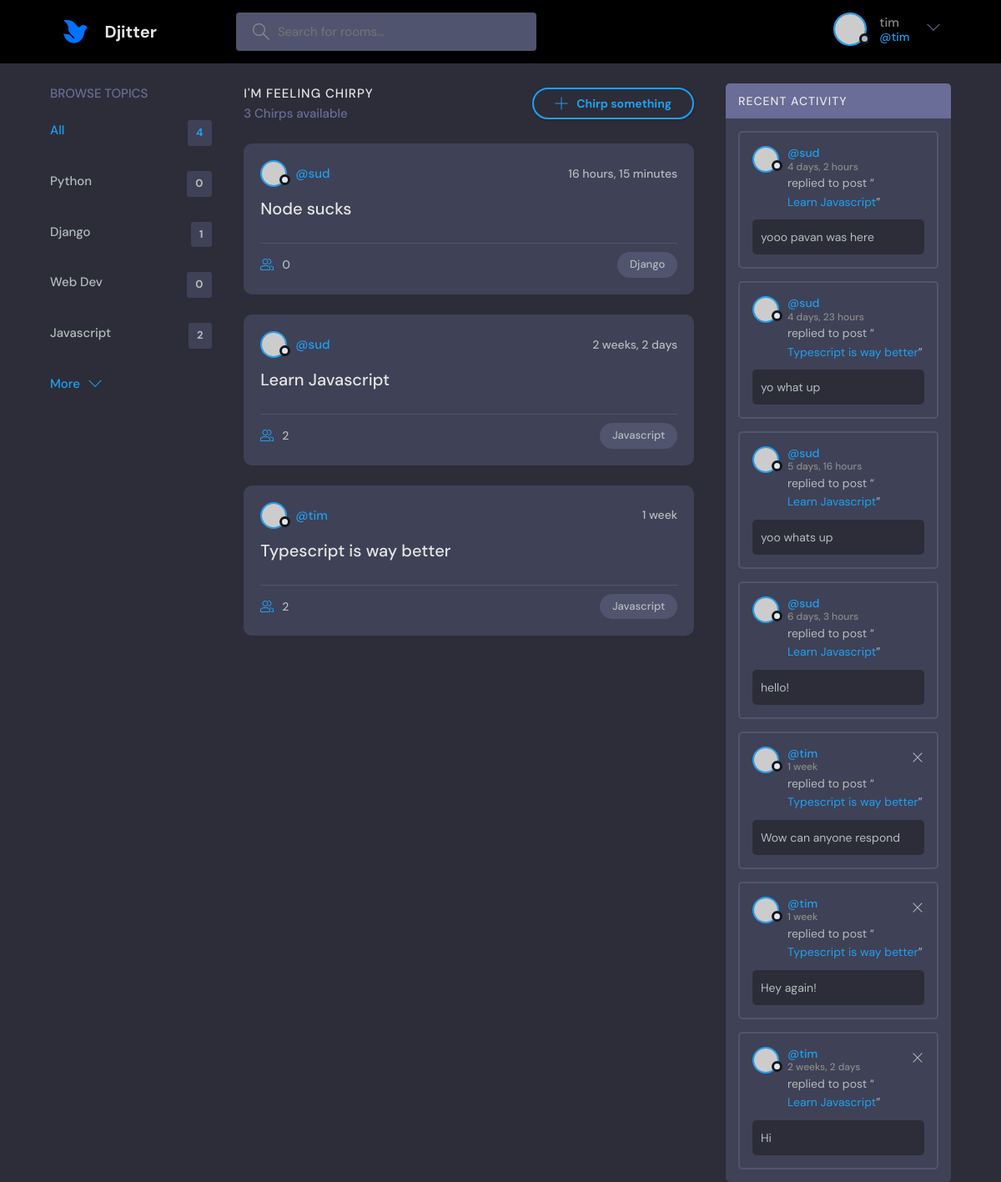
Screenshot of / (signed in) with the database file from the repository.
### base/models.py (models this page shows, shortened)
class Topic(models.Model):
    name = models.CharField(max_length=200)

class Room(models.Model):
    host = models.ForeignKey(User, on_delete=models.SET_NULL, null=True)
    topic = models.ForeignKey(
        Topic, on_delete=models.SET_NULL, null=True
    )  # Topic would need to be enclosed in quotes if class Topic was below class Room
    name = models.CharField(max_length=200)
    description = models.TextField(null=True, blank=True)
    participants = models.ManyToManyField(
        User, related_name='participants', blank=True
    )  # related_name allows us to access participants from User model
    updated = models.DateTimeField(auto_now=True)
    created = models.DateTimeField(auto_now_add=True)
    class Meta:
        ordering = ['-updated', '-created'] # '-' means descending so newest is at the top
    def __str__(self):
        return self.name

class Message(models.Model):
    user = models.ForeignKey(
        User, on_delete=models.CASCADE
    )  # on_delete=models.CASCADE means if the user is deleted, delete all messages by the user
    room = models.ForeignKey(Room, on_delete=models.CASCADE)
    body = models.TextField()
    updated = models.DateTimeField(auto_now=True)
    created = models.DateTimeField(auto_now_add=True)
    class Meta:
        ordering = ['-updated', '-created']

### base/views.py (the view)
# urls.py: path('', views.home, name='home'),
def home(request):
    q = request.GET.get("q") if request.GET.get("q") != None else ""
    rooms = Room.objects.filter(
        Q(topic__name__icontains=q) | Q(name__icontains=q) | Q(description__icontains=q)
    )  # get all rooms in DB
    topic = Topic.objects.all()  # get all topics in DB
    room_count = rooms.count()
    room_messages = Message.objects.filter(Q(room__topic__name__icontains=q))
    context = {
        "rooms": rooms,
        "topics": topic,
        "room_count": room_count,
        "room_messages": room_messages,
    }
    return render(request, "base/home.html", context)

### base/templates/base/home.html (shortened to what this page needs)
{% extends 'main.html' %} {% block content %}
<main class="layout layout--3">
  <div class="container">
    {% include 'base/topics_component.html' %}
    <div class="roomList">
      <div class="roomList__header">
        <div>
          <a href="{% url 'random_room' %}">
            <h2>I'm feeling Chirpy</h2>
          </a>
          <p>{{room_count}} Chirps available</p>
        </div>
        <a class="btn btn--main btn--pill" href="{% url 'create-room' %}">
          <svg
            version="1.1"
            xmlns="http://www.w3.org/2000/svg"
            width="32"
            height="32"
            viewBox="0 0 32 32"
          >
            <title>add</title>
            <path
              d="M16.943 0.943h-1.885v14.115h-14.115v1.885h14.115v14.115h1.885v-14.115h14.115v-1.885h-14.115v-14.115z"
            ></path>
          </svg>
          Chirp something
        </a>
      </div>
      {% include 'base/feed_component.html' %}
    </div>
    {% include 'base/activity_component.html' %}
  </div>
</main>
{% endblock %}

### templates/navbar.html (shortened to what this page needs)
{% load static %}
<header class="header header--loggedIn">
  <div class="container">
    <a href="{% url 'home' %}" class="header__logo">
      <img src="{% static 'images/logo.png' %}" />
      <h1>Djitter</h1>
    </a>
    <form class="header__search" method="GET" action="{% url 'home' %}">
      <label>
        <input name = "q" placeholder="Search for rooms..." />
      </label>
    </form>
    <nav class="header__menu">
      {% if request.user.is_authenticated %}
        <div class="header__user">
          <a href="profile.html">
            <div class="avatar avatar--medium active">
              <img src="https://randomuser.me/api/portraits/men/37.jpg" />
            </div>
            <p>{{ request.user.username }} <span>@{{ request.user.username }}</span></p>
          </a>
          <button class="dropdown-button">
            <svg
              version="1.1"
              xmlns="http://www.w3.org/2000/svg"
              width="32"
              height="32"
              viewBox="0 0 32 32"
            >
              <title>chevron-down</title>
              <path d="M16 21l-13-13h-3l16 16 16-16h-3l-13 13z"></path>
            </svg>
          </button>
        </div>
        {% else %}
        <a href="{% url 'login' %}">
          <img src="{% static 'images/avatar.svg' %}" />
          <p>Login</p>
        </a>
        {% endif %}
    </nav>
  </div>
</header>

### base/templates/base/topics_component.html
<div class="topics">
  <div class="topics__header">
    <h2>Browse Topics</h2>
  </div>
  <ul class="topics__list">
    <li>
      <a href="{% url 'home' %}" class="active">All <span>{{topics.count}}</span></a>
    </li>
    {% for topic in topics %}
    <li>
      <a href="{% url 'home' %}?q={{topic.name}}">{{topic.name}}<span>{{topic.room_set.all.count}}</span></a>
    </li>
    {% endfor %}
  </ul>
  <a class="btn btn--link" href="topics.html">
    More
    <svg
      version="1.1"
      xmlns="http://www.w3.org/2000/svg"
      width="32"
      height="32"
      viewBox="0 0 32 32"
    >
      <title>chevron-down</title>
      <path d="M16 21l-13-13h-3l16 16 16-16h-3l-13 13z"></path>
    </svg>
  </a>
</div>

### base/templates/base/feed_component.html (shortened to what this page needs)
{% for room in rooms %}
<div class="roomListRoom">
  <div class="roomListRoom__header">
    <a
      href="{% url 'user-profile' room.host.id %}"
      class="roomListRoom__author"
    >
      <div class="avatar avatar--small">
        <img src="https://randomuser.me/api/portraits/women/11.jpg" />
      </div>
      <span>@{{room.host.username}}</span>
    </a>
    <div class="roomListRoom__actions">
      <span>{{room.created|timesince}}</span>
    </div>
  </div>
  <div class="roomListRoom__content">
    <a href="{% url 'room' room.id %}">{{room.name}}</a>
  </div>
  <div class="roomListRoom__meta">
    <a href="{% url 'room' room.id %}" class="roomListRoom__joined">
      {{room.participants.all.count}}
    </a>
    <p class="roomListRoom__topic">{{room.topic.name}}</p>
  </div>
</div>
{% endfor %}

### base/templates/base/activity_component.html
<div class="activities">
  <div class="activities__header">
    <h2>Recent Activity</h2>
  </div>
  {% for message in room_messages %}
  <div class="activities__box">
    <div class="activities__boxHeader roomListRoom__header">
      <a
        href="{% url 'user-profile' message.user.id %}"
        class="roomListRoom__author"
      >
        <div class="avatar avatar--small">
          <img src="https://randomuser.me/api/portraits/women/11.jpg" />
        </div>
        <p>
          @{{message.user}}
          <span>{{message.created|timesince}}</span>
        </p>
      </a>
      {% if request.user == message.user %}
      <div class="roomListRoom__actions">
        <a href="{% url 'delete-message' message.id %}">
          <svg
            version="1.1"
            xmlns="http://www.w3.org/2000/svg"
            width="32"
            height="32"
            viewBox="0 0 32 32"
          >
            <title>Delete</title>
            <path
              d="M27.314 6.019l-1.333-1.333-9.98 9.981-9.981-9.981-1.333 1.333 9.981 9.981-9.981 9.98 1.333 1.333 9.981-9.98 9.98 9.98 1.333-1.333-9.98-9.98 9.98-9.981z"
            ></path>
          </svg>
        </a>
      </div>
      {% endif %}
    </div>
    <div class="activities__boxContent">
      <p>
        replied to post “<a href="{% url 'room' message.room.id %}">{{message.room}}</a>”
      </p>
      <div class="activities__boxRoomContent">
        {{message.body}}
      </div>
    </div>
  </div>
  {% endfor %}
</div>

### rows the page displays
Topic: name "Python", room_set.all.count "0"
Topic: name "Django", room_set.all.count "1"
Topic: name "Web Dev", room_set.all.count "0"
Topic: name "Javascript", room_set.all.count "2"
Room: host.username "sud", created "16 hours, 15 minutes", name "Node sucks", participants.all.count "0", topic.name "Django"
Room: host.username "sud", created "2 weeks, 2 days", name "Learn Javascript", participants.all.count "2", topic.name "Javascript"
Room: host.username "tim", created "1 week", name "Typescript is way better", participants.all.count "2", topic.name "Javascript"
Message: user "sud", created "4 days, 2 hours", room "Learn Javascript", body "yooo pavan was here"
Message: user "sud", created "4 days, 23 hours", room "Typescript is way better", body "yo what up"
Message: user "sud", created "5 days, 16 hours", room "Learn Javascript", body "yoo whats up"
Message: user "sud", created "6 days, 3 hours", room "Learn Javascript", body "hello!"
Message: user "tim", created "1 week", room "Typescript is way better", body "Wow can anyone respond"
Message: user "tim", created "1 week", room "Typescript is way better", body "Hey again!"
Message: user "tim", created "2 weeks, 2 days", room "Learn Javascript", body "Hi"

### other values shown
{{ request.user.username }} "tim"
{{ topics.count }} "4"
{{ room_count }} "3"
